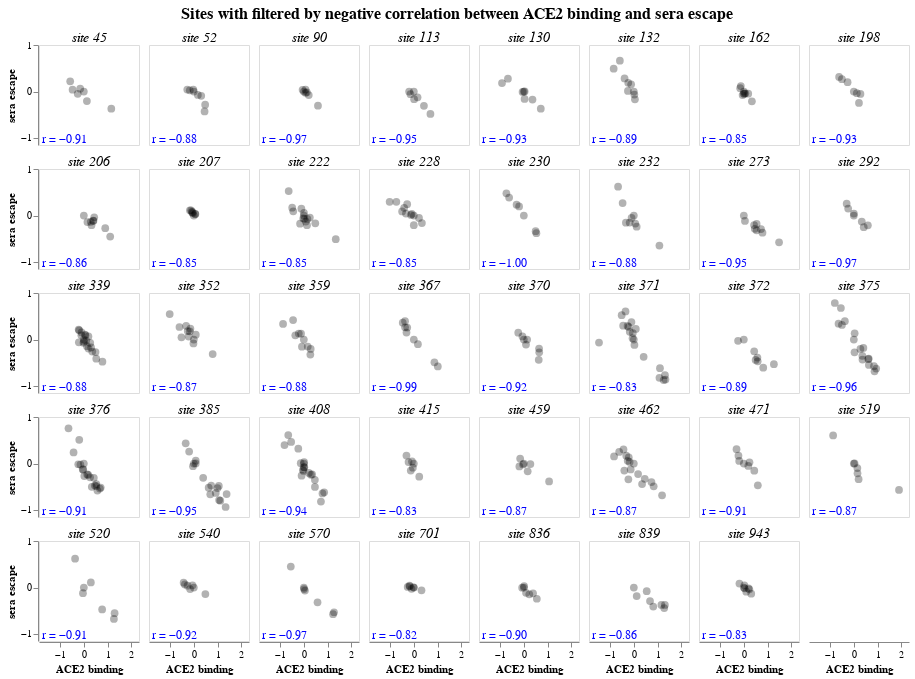

Here is the notebook cell this chart was saved with:
### Markdown cell above
## Plot sites with high inverse correlation between ACE2 binding and escape
Plot sites with high inverse correlation of binding and escape; note the slider at the bottom can control which sites are shown:

### Code cell
# first make base chart

facet_size = 100

cell_entry_slider = alt.param(
    value=min_cell_entry,
    bind=alt.binding_range(
        name="minimum cell entry",
        min=dms_df["cell entry"].min(),
        max=0,
    ),
)

binding_escape_corr_base = (
    alt.Chart(dms_df)
    .add_params(cell_entry_slider)
    .transform_filter(alt.datum["cell entry"] >= cell_entry_slider)
)

binding_escape_corr_chart = (
    (
        (
            binding_escape_corr_base
            .encode(
                x=alt.X("ACE2 binding", scale=alt.Scale(nice=False, padding=10)),
                y=alt.Y("sera escape", scale=alt.Scale(nice=False, padding=10)),
                tooltip=[
                    "site",
                    "mutation",
                    alt.Tooltip("ACE2 binding", format=".2f"),
                    alt.Tooltip("sera escape", format=".2f"),
                    alt.Tooltip("cell entry", format=".2f"),
                ],
            )           
            .mark_circle(color="black", opacity=0.3, size=60)
        )
        + (
            binding_escape_corr_base
            .transform_regression("ACE2 binding", "sera escape", params=True)
            .transform_calculate(
                r=alt.expr.if_(
                    alt.datum["coef"][1] > 0,
                    alt.expr.sqrt(alt.datum["rSquared"]),
                    -alt.expr.sqrt(alt.datum["rSquared"]),
                ),
                r_text="r = " + alt.expr.format(alt.datum["r"], ".2f"),
            )
            .encode(
                text="r_text:N",
                x=alt.value(3),
                y=alt.value(facet_size - 6),
            )
            .mark_text(size=12, align="left", color="blue")
        )
    )
    .properties(width=facet_size, height=facet_size)
    .facet(
        facet=alt.Facet(
            "site",
            title=None,
            header=alt.Header(
                labelFontSize=14,
                labelFontStyle="italic",
                labelPadding=0,
                labelExpr="'site ' + datum.label",
            )
        ),
        spacing=8,
        columns=8,
    )
    .configure_axis(grid=False)
)

# now make chart filtered for strongly negative correlations
max_corr_slider = alt.param(
    value=-0.82,
    bind=alt.binding_range(
        name="only show sites with correlation r less than this",
        min=-1,
        max=1,
        step=0.01,
    ),
)

binding_escape_neg_corr_chart = (
    binding_escape_corr_chart
    .properties(
        title=alt.TitleParams(
            "Correlation of ACE2 binding and escape filtered by extent of negative correlation",
            anchor="middle",
            fontSize=16,
            dy=-5,
        ),
        autosize=alt.AutoSizeParams(resize=True),
    )
    .add_params(max_corr_slider)
    .transform_filter(alt.datum["correlation"] <= max_corr_slider)
)

binding_escape_neg_corr_chart

### Figure 1 — Vega-Lite specification as saved in the notebook (floating-point values rounded to 4 significant figures; data arrays with more than 128 entries replaced by an {"elided": "..."} marker saying what was removed)
{"config": {"view": {"continuousWidth": 300, "continuousHeight": 300}, "axis": {"grid": false}}, "data": {"name": "data-4d80d41d6e158f714930df94637547a4"}, "facet": {"field": "site", "header": {"labelExpr": "'site ' + datum.label", "labelFontSize": 14, "labelFontStyle": "italic", "labelPadding": 0}, "title": null, "type": "quantitative"}, "spec": {"layer": [{"mark": {"type": "circle", "color": "black", "opacity": 0.3, "size": 60}, "encoding": {"tooltip": [{"field": "site", "type": "quantitative"}, {"field": "mutation", "type": "nominal"}, {"field": "ACE2 binding", "format": ".2f", "type": "quantitative"}, {"field": "sera escape", "format": ".2f", "type": "quantitative"}, {"field": "cell entry", "format": ".2f", "type": "quantitative"}], "x": {"field": "ACE2 binding", "scale": {"nice": false, "padding": 10}, "type": "quantitative"}, "y": {"field": "sera escape", "scale": {"nice": false, "padding": 10}, "type": "quantitative"}}, "transform": [{"filter": "(datum['cell entry'] >= param_55)"}]}, {"mark": {"type": "text", "align": "left", "color": "blue", "size": 12}, "encoding": {"text": {"field": "r_text", "type": "nominal"}, "x": {"value": 3}, "y": {"value": 94}}, "transform": [{"filter": "(datum['cell entry'] >= param_55)"}, {"on": "ACE2 binding", "regression": "sera escape", "params": true}, {"calculate": "if((datum['coef'][1] > 0),sqrt(datum['rSquared']),(-sqrt(datum['rSquared'])))", "as": "r"}, {"calculate": "('r = ' + format(datum['r'],'.2f'))", "as": "r_text"}]}], "height": 100, "width": 100}, "autosize": {"resize": true}, "columns": 8, "params": [{"name": "param_55", "bind": {"input": "range", "max": 0, "min": -1.487, "name": "minimum cell entry"}, "value": -1.5}, {"name": "param_56", "bind": {"input": "range", "max": 1, "min": -1, "name": "only show sites with correlation r less than this", "step": 0.01}, "value": -0.82}], "spacing": 8, "title": {"text": "Sites with filtered by negative correlation between ACE2 binding and sera escape", "anchor": "middle", "dy": -5, "fontSize": 16}, "transform": [{"filter": "(datum['correlation'] <= param_56)"}], "$schema": "https://vega.github.io/schema/vega-lite/v5.15.1.json", "datasets": {"data-4d80d41d6e158f714930df94637547a4": {"elided": "3260 records"}}}
